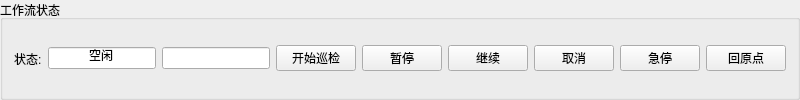
           <widget class="QGroupBox" name="Work_FlowGroup">
            <property name="sizePolicy">
             <sizepolicy hsizetype="Preferred" vsizetype="Maximum">
              <horstretch>0</horstretch>
              <verstretch>0</verstretch>
             </sizepolicy>
            </property>
            <property name="title">
             <string>工作流状态</string>
            </property>
            <layout class="QHBoxLayout" name="Work_FlowLayout">
             <item>
              <widget class="QLabel" name="label_Work_FlowState">
               <property name="text">
                <string>状态:</string>
               </property>
              </widget>
             </item>
             <item>
              <widget class="QLineEdit" name="Work_Flow_State">
               <property name="text">
                <string>空闲</string>
               </property>
               <property name="alignment">
                <set>Qt::AlignCenter</set>
               </property>
               <property name="readOnly">
                <bool>true</bool>
               </property>
              </widget>
             </item>
             <item>
              <widget class="QLineEdit" name="Work_Flow_Desc">
               <property name="readOnly">
                <bool>true</bool>
               </property>
              </widget>
             </item>
             <item>
              <widget class="QPushButton" name="Work_Btn_Start">
               <property name="text">
                <string>开始巡检</string>
               </property>
              </widget>
             </item>
             <item>
              <widget class="QPushButton" name="Work_Btn_Pause">
               <property name="text">
                <string>暂停</string>
               </property>
              </widget>
             </item>
             <item>
              <widget class="QPushButton" name="Work_Btn_Resume">
               <property name="text">
                <string>继续</string>
               </property>
              </widget>
             </item>
             <item>
              <widget class="QPushButton" name="Work_Btn_Cancel">
               <property name="text">
                <string>取消</string>
               </property>
              </widget>
             </item>
             <item>
              <widget class="QPushButton" name="Work_Btn_Stop">
               <property name="text">
                <string>急停</string>
               </property>
              </widget>
             </item>
             <item>
              <widget class="QPushButton" name="Work_Btn_Home">
               <property name="text">
                <string>回原点</string>
               </property>
              </widget>
             </item>
            </layout>
           </widget>
